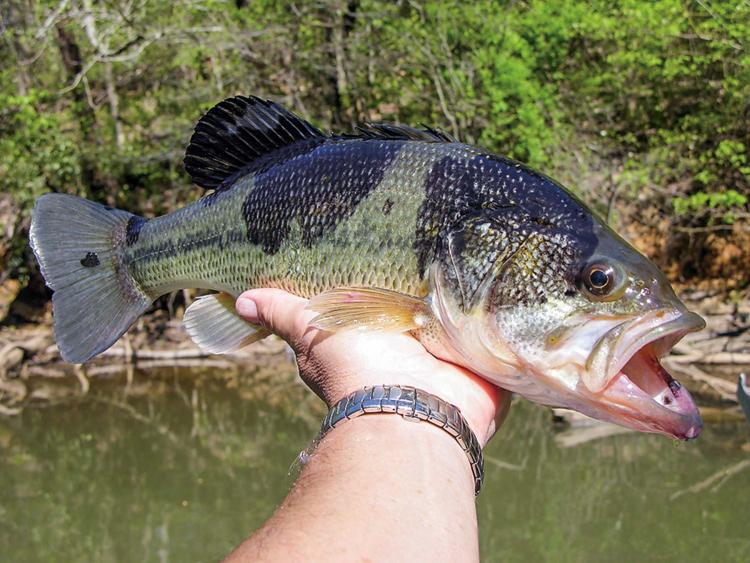
#> input picture Bass/bass_1.jpg, 750 x 563 px; its folder holds only this picture in this run
$ python DeepNet.py   (older library calls are emulated)
#> lines starting #> are read from the running program, lines starting #| are printed output that depends on the picture
#RUNNER CLASS FOR OUR NETOWORK
#see https://github.com/llSourcell/tensorflow_image_classifier/blob/master/src/label_image.py for help

# CAN ALL BE DELETED  - RESTARTING

from PIL import Image, ImageOps
import numpy as np
import glob

FISH_NAMES=['Bass','Catfish','Eel','Flounder','Salmon','Shark','Trout','Tuna']
IMG_EXTNS = ['jpg','jpeg','gif','png']
image_list = []
image_labels = []
for ex in IMG_EXTNS:
    for fish in FISH_NAMES:
        for filename in glob.glob('./' + fish + '/*.' + ex): #pull images into list
            im=Image.open(filename).convert('LA')
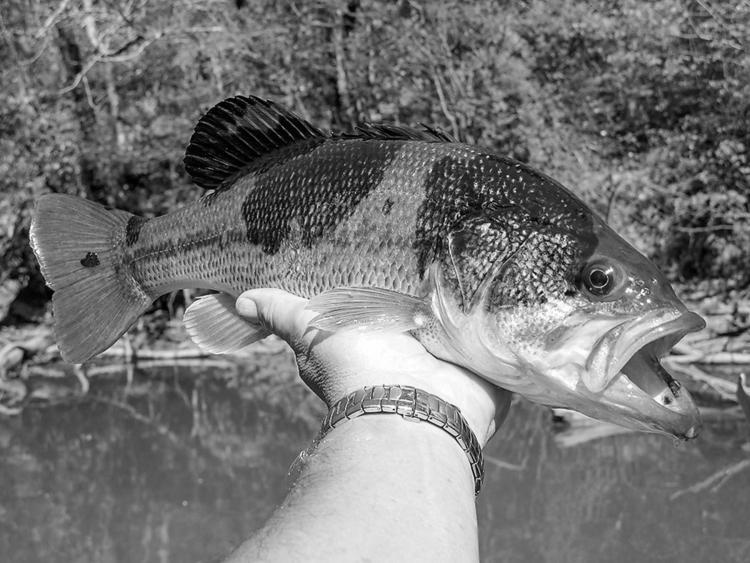
#> im: PIL image 750x563 LA; mean R, G, B, A 116.7, 116.7, 116.7, 255
            im.thumbnail((28,28), Image.ANTIALIAS)
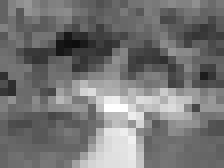
#> im: PIL image 28x21 LA (shown 8 times larger); mean R, G, B, A 116.7, 116.7, 116.7, 255
            image_labels.append(fish)
            image_list.append(im)
print(image_list)
print(len(image_labels))
